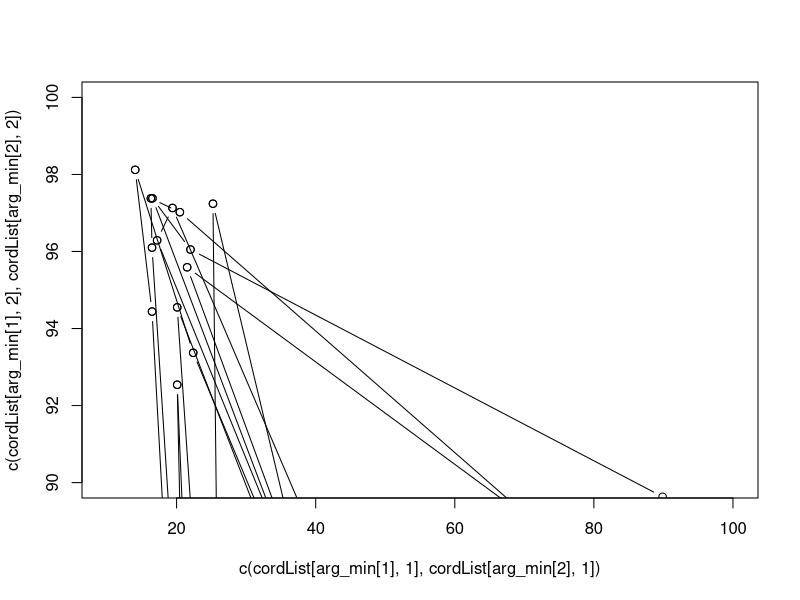
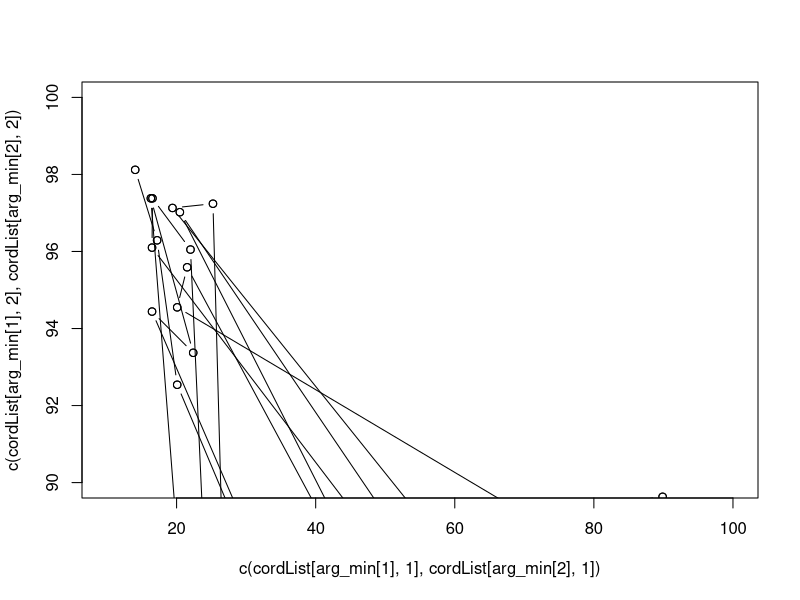
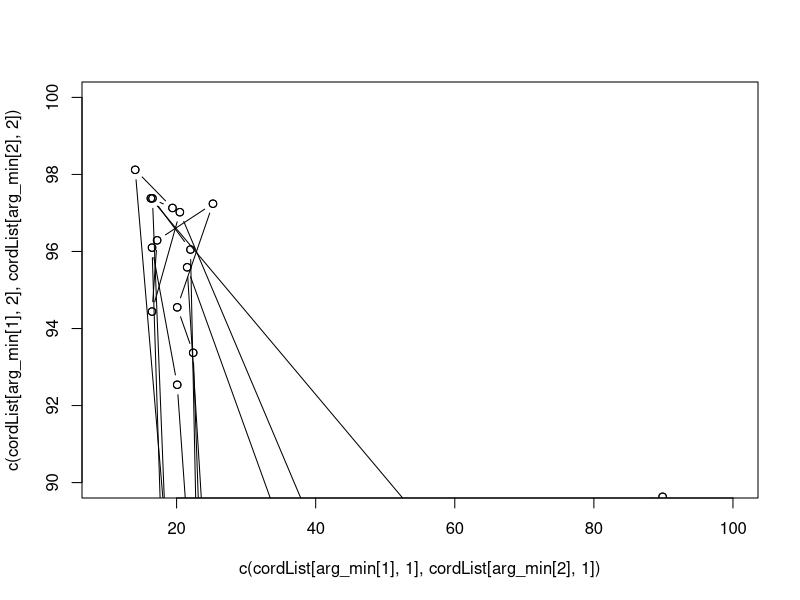
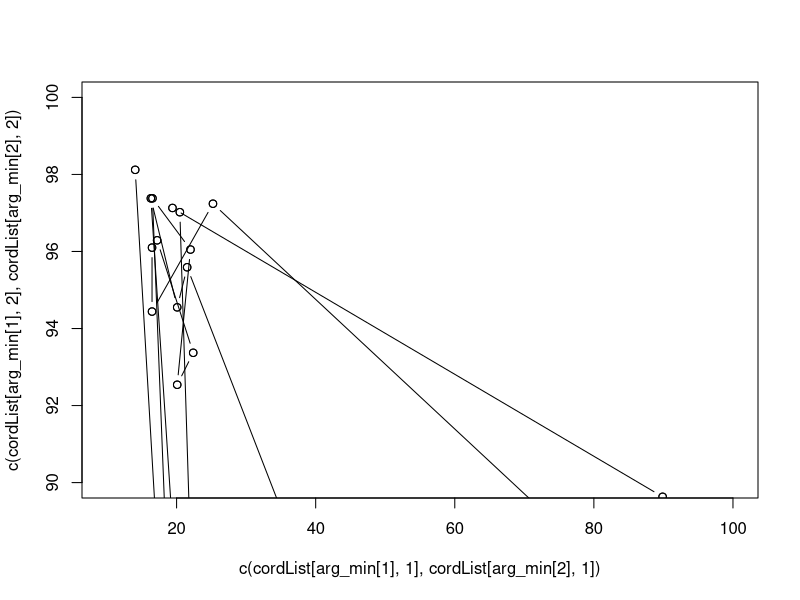
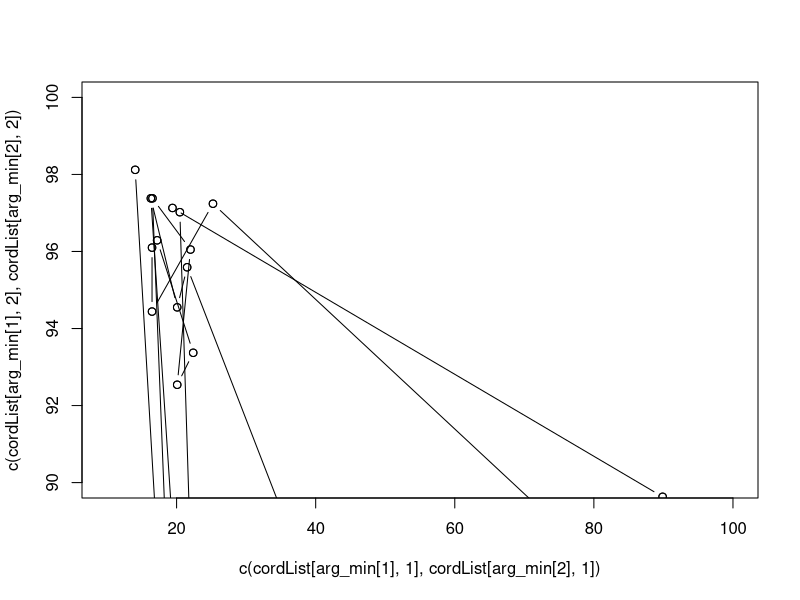
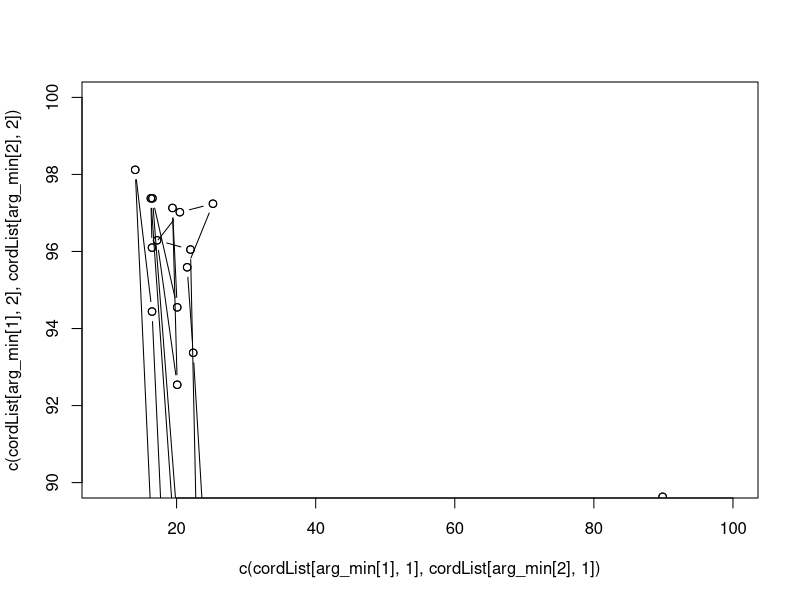
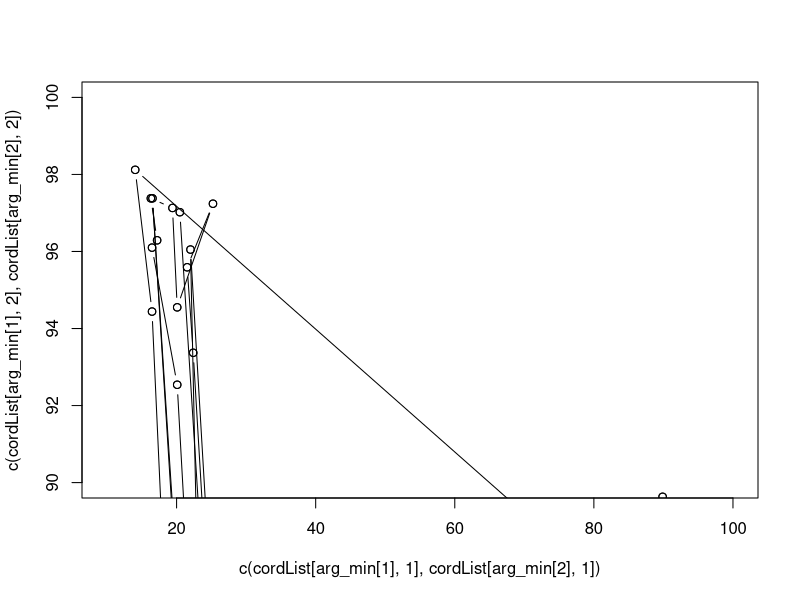
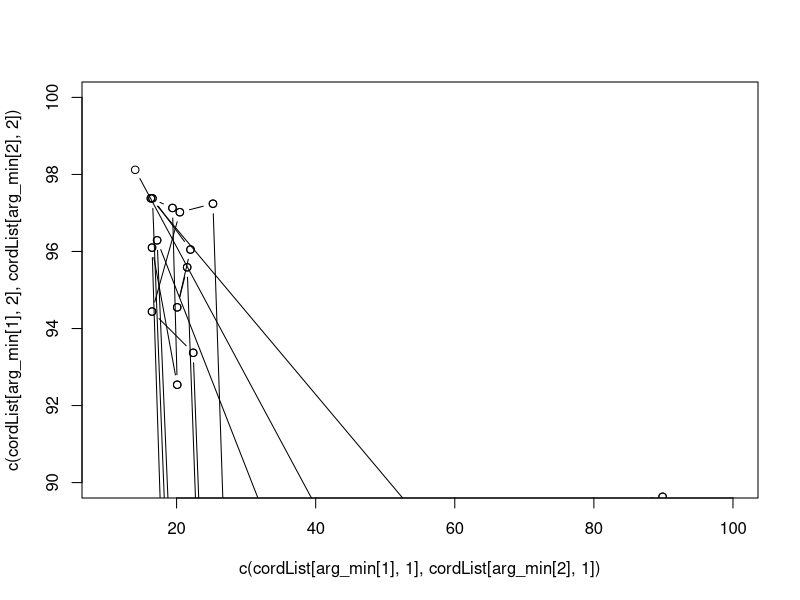

Write R code to recreate these figures, in order.
set.seed(50)
n_cities <- 10
distance <- matrix((sample(n_cities^2)),n_cities,n_cities)
for (i in 1:n_cities){
        for (j in i:n_cities){
        distance[i,j]=distance[j,i]
        }
}
diag(distance) = 0

pathDistance <- function(path,distance) {
        d <- 0
        for (i in 1:(length(path)-1))
                d <- d + distance[ path[i] , path[i+1] ]
        return(d)
}


Ackeley <- function(x) {
        return(-20*exp(-0.2*sqrt(0.5*(x[1]^2+0^2))) - exp(0.5*(cos(2*pi*x[1])+cos(2*pi*0))) + exp(1) + 20)
}

binToDecMapping <- function(bitArray , range = c(-5,5)) {
	range[1] + (  ( abs(diff(range)) / ( 2^(length(bitArray)) - 1 ) ) ) * sum(2^((length(bitArray)-1):0) * bitArray )
}

randomTrials <- function(count = 100, n_cities = 10) {
	trialStacks <- NULL
	for (i in 1:count)
		trialStacks <- rbind( trialStacks ,  sample(n_cities))
	trialStacks
}

getDecStack <- function(trialStacks , range = c(-5,5) ) {
	decStack <- NULL
	for (i in 1:nrow(trialStacks))
		decStack <- c(decStack, binToDecMapping(trialStacks[i,], range = range) )
	decStack
}

getFitenssStack <- function(trialStacks, func = pathDistance , distanceMatrix=distance) {
	fitnessStack <- NULL
	for (i in 1:nrow(trialStacks))
		fitnessStack <- c(fitnessStack, func ( trialStacks[i,], distanceMatrix )  )
	fitnessStack
}

naturalSelection <- function( trialStacks , type = "tournament", func = pathDistance, distanceMatrix = distance ) {
	if ( type=="tournament" ) {
		fitnessStack <- getFitenssStack (trialStacks, func , distanceMatrix)
		len <- length(fitnessStack)
		winners <- NULL
		for (round in 1:len) {
			pair <- sample(len,2)
			if ( fitnessStack[ pair[1] ] <= fitnessStack[ pair[2] ] )
				winners <- rbind(winners,trialStacks[pair[1],])
			else
				winners <- rbind(winners,trialStacks[pair[2],])
		}
		return (winners)
	}
}


crossOver <- function(trialStacks, crossProb = 0.8 ,type = "one_point") {
	if (type=="one_point") {
		len <- nrow(trialStacks)
		digits <- ncol(trialStacks)
		for (round in 1:len) {
			pair <- sample(len,2)
			crossCut <- sample(digits, 1)
			if (runif(1) < crossProb) {	
				t1 <- trialStacks[ pair[1], ] [1:crossCut]
				indices <- NULL
				for (i in t1)
					indices <- c(indices, which(trialStacks[pair[2] , ] == i))
				t1 <- c(t1, trialStacks[ pair[2] , ][-indices])

				t2 <- trialStacks[ pair[2], ] [1:crossCut]
				indices <- NULL
				for (i in t2)
					indices <- c(indices, which(trialStacks[pair[1] , ] == i))
				t2 <- c(t2, trialStacks[ pair[1] , ][-indices])

				trialStacks[ pair[1], ] <- t1
				trialStacks[ pair[2], ] <- t2
			}
		}
		return(trialStacks)	
	}
}

mutation <- function(trialStacks, mutate_prob=(1/nrow(trialStacks)) , type = "bit_flip" ) {
	if (type=="bit_flip") {
		len <- nrow(trialStacks)
		digits <- ncol(trialStacks)
		for (i in 1:len) {
			for (j in 1:digits) {
				if (runif(1) < mutate_prob) {
					swapIndices <- sample(digits,1)
					temp <- trialStacks[i,j]
					trialStacks[i,j] <- trialStacks[i,swapIndices]
					trialStacks[i,swapIndices]  <- temp
				}
			}
		}
		return(trialStacks)
	}
}

GeneOpt <- function( func = pathDistance, distanceMatrix=distance, iterations=50, count=100, n_cities=10, crossProb=0.8, mutate_prob=0.001 , display=TRUE , cordList) {
	trialStacks <- randomTrials(count , n_cities )
	for ( i in 1:iterations) {
		trialStacks <-naturalSelection ( trialStacks , type = "tournament", func , distanceMatrix)
		trialStacks <- crossOver (trialStacks, crossProb = crossProb ,type = "one_point")
		trialStacks <- mutation (trialStacks, mutate_prob=(1/nrow(trialStacks)) , type = "bit_flip" )
		if (display==TRUE) {
			fitnessStack <- getFitenssStack (trialStacks, func , distanceMatrix)
			min_f = min(fitnessStack) 
			arg_min = trialStacks[which(fitnessStack ==  min_f)[1] ,  ]
			plot(c( cordList[arg_min[1],1], cordList[arg_min[2],1] ) , c( cordList[arg_min[1],2], cordList[arg_min[2],2] ), type='b', xlim = c(10,100) , ylim = c(90,100) )
			for (i in 2:(n_cities)) 
				lines(c ( cordList[arg_min[i] , 1], cordList[arg_min[i+1] , 1] ) , c( cordList[arg_min[i] , 2], cordList[arg_min[i+1] , 2] ) , type='b')
		}
	}
	fitnessStack <- getFitenssStack (trialStacks, func , distanceMatrix)
	min_f = min(fitnessStack) 
	arg_min_f = trialStacks[which(fitnessStack ==  min_f)[1] ,  ]
	list( min = min_f , arg_min = arg_min_f)
}

a <- read.csv('f14.csv')
a <- as.matrix(a)
b <- runif(14,25,50)
c <- runif(14,25,50)
a <- rbind(a,cbind(b,c))
b <- runif(14,60,90)
c <- runif(14,60,90)
a <- rbind(a,cbind(b,c))
distance <- as.matrix(dist(a))
n_cities <- nrow(distance)
Answer <- GeneOpt ( func = pathDistance, distanceMatrix=distance, iterations=200, count=500, n_cities, crossProb=0.8, mutate_prob=0.001, display=TRUE, cordList=a )
print(Answer)
